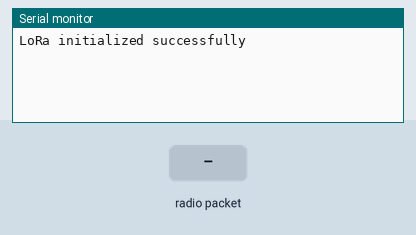
Bench run of a sketch on a simulated Arduino Uno, built with avr-gcc and run on an emulated ATmega328P. On the bench: the last lines printed to the serial monitor. The test bench sets the inputs (shaded band). No radio packets arrive unless stated.

Above: at 1.2 s.
1.3 s: radio packet "1" arrives
At 2.1 s:
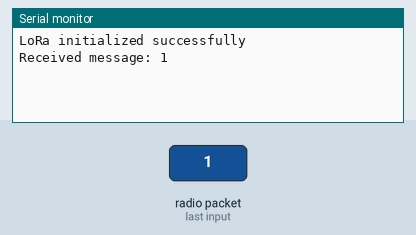
2.8 s: radio packet "0" arrives
At 3.2 s:
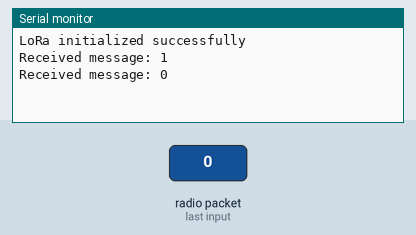
4.3 s: radio packet "2" arrives
At 5.6 s:
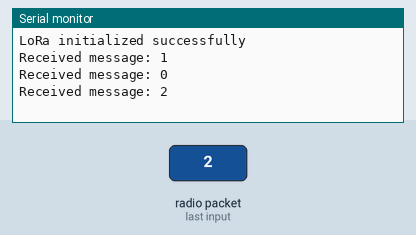

The sketch:

receiver_arduino.ino
```cpp
#include <RH_RF95.h>

#define RFM95_CS 10
#define RFM95_RST 9
#define RFM95_INT 2

RH_RF95 rf95(RFM95_CS, RFM95_INT);

void setup() {
  Serial.begin(9600);
  while (!Serial);

  pinMode(RFM95_RST, OUTPUT);
  digitalWrite(RFM95_RST, HIGH);

  if (!rf95.init()) {
    Serial.println("LoRa initialization failed!");
    while (1);
  }
  Serial.println("LoRa initialized successfully");
}

void loop() {
  if (rf95.available()) {
    uint8_t buf[RH_RF95_MAX_MESSAGE_LEN];
    uint8_t len = sizeof(buf);

    if (rf95.recv(buf, &len)) {
      Serial.print("Received message: ");
      Serial.println((char*)buf);
    } else {
      Serial.println("Receive failed");
    }
  }
}
```

Measured:
- after the input at 1.3 s, the serial monitor: prints a new line at once (image 1)
- after the input at 2.8 s, the serial monitor: prints a new line at once (image 2)
- after the input at 4.3 s, the serial monitor: prints a new line at once (image 3)
